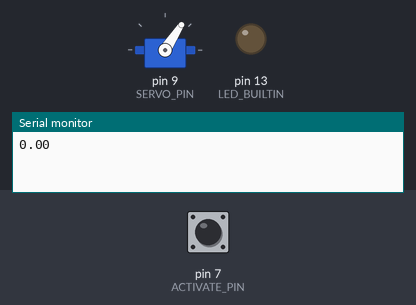
The sketch below on a simulated Arduino Uno, built with avr-gcc and run on an emulated ATmega328P. Shown: servo, output pins drawn as LEDs (lit = HIGH), the last lines printed to the serial monitor. Inputs (shaded band) come from the test bench; at power-on: pin 7 (ACTIVATE_PIN) HIGH.

Above: at 1.2 s.
1.3 s: pin 7 (ACTIVATE_PIN) pulled LOW for 1 s
At 2.1 s:
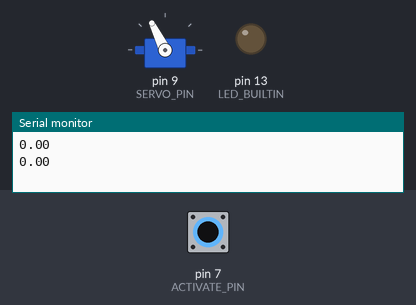
3.8 s: pin 7 (ACTIVATE_PIN) pulled LOW for 3.2 s
At 8.2 s:
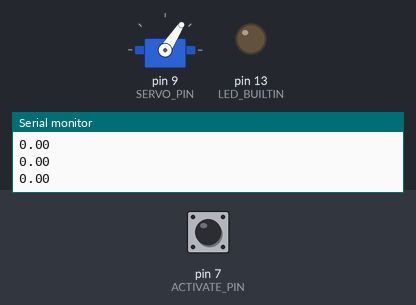
Timing chart, 0 to 9.7 s (numbered marks = the images above; inputs shaded):
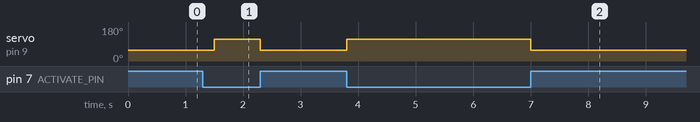

The sketch:

ArduGov.ino
```cpp
/*
 * ArduGov - A standalone Arduino Uno based engine governor.
 *
 * Pins assignments:
 * 7 - Governor on/off switch.
 * 8 - Tach pulse input
 * 9 - Servo output
 *
 * Onboard LED indicates active PID control.
 *
 */

// Target RPM value
#define RPM_SETPOINT 3600
#define BANGBANG_LIMIT 0

// Degrees of rotation per tach pulse
#define DEGREES_PER_PULSE 20

// Servo limits in uS
#define SERVO_MIN 1135
#define SERVO_MAX 1735

// PID settings
#define KP 0.50
#define KI 0.01
#define KD 0.02

// Tach pin assignment is static due to FreqMeasure limitations
#define ACTIVATE_PIN 7
#define SERVO_PIN 9

#include <FreqMeasure.h>
#include <AutoPID.h>
#include <ServoTimer2.h>

double currentRPM = 0;
double targetRPM = RPM_SETPOINT;
double servoValue = SERVO_MIN;

// input/output variables passed by reference, so they are updated automatically
AutoPID servoPID(&currentRPM, &targetRPM, &servoValue, SERVO_MIN, SERVO_MAX, KP, KI, KD);

ServoTimer2 servo;

void setup() {
  Serial.begin(57600);
  pinMode(LED_BUILTIN, OUTPUT);
  pinMode(ACTIVATE_PIN, INPUT_PULLUP);
  FreqMeasure.begin();
  servo.attach(SERVO_PIN);

  //servoPID.setBangBang(BANGBANG_LIMIT);
  servoPID.setTimeStep(200);
}

void loop() {
  if (FreqMeasure.available()) {
    double count = FreqMeasure.read();
    float frequency = FreqMeasure.countToFrequency(count);
    currentRPM = frequency * DEGREES_PER_PULSE / 360 * 60;
    Serial.println(currentRPM);
    digitalWrite(LED_BUILTIN, servoPID.atSetPoint(BANGBANG_LIMIT));
  }

  if (digitalRead(ACTIVATE_PIN) == LOW) {
    servoPID.run();
    servo.write(servoValue);
    //digitalWrite(LED_BUILTIN, HIGH);
  } else {
    servoPID.stop();
    servo.write(SERVO_MIN);
    //digitalWrite(LED_BUILTIN, LOW);
  }
}
```

Measured:
- after the input at 1.3 s, servo on pin 9 (SERVO_PIN): 57° → 116° after 0.20 s, → 57° 0.80 s later
- after the input at 3.8 s, servo on pin 9 (SERVO_PIN): 57° → 116° at once, → 57° 3.2 s later
